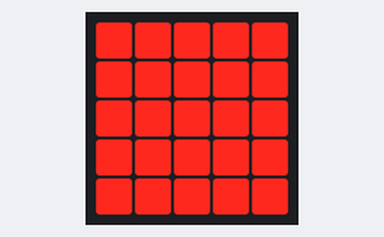
This program was run on a simulated BBC micro:bit (MakeCode). On the bench: the board's 5×5 LED display. At 6.4 s the program stops and its outputs stay as they are.

Above: at 0.1 s.
At 2.5 s:
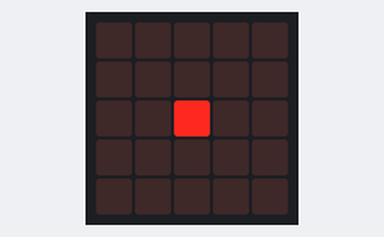
At 3.7 s:
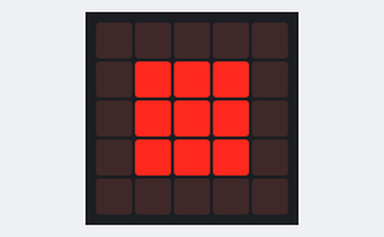
At 6.1 s:
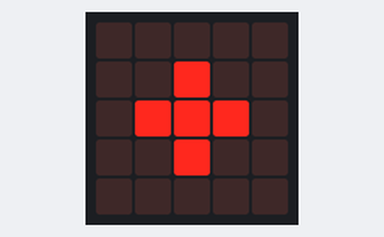

The program:

main.ts
```typescript
for (let index = 0; index < 4; index++) {
    basic.showLeds(`
        # # # # #
        # # # # #
        # # # # #
        # # # # #
        # # # # #
        `)
    basic.showLeds(`
        . . . . .
        . # # # .
        . # # # .
        . # # # .
        . . . . .
        `)
    basic.showLeds(`
        . . . . .
        . . . . .
        . . # . .
        . . . . .
        . . . . .
        `)
    basic.showLeds(`
        . . . . .
        . . # . .
        . # # # .
        . . # . .
        . . . . .
        `)
}
```

test.ts
```typescript
// les tests vont ici ; cela ne sera pas compilé si ce paquet est utilisé en tant qu'extension.
```

Measured:
- what the display in image 1 shows lasts 0.4 s, from 2.4 s to 2.8 s
